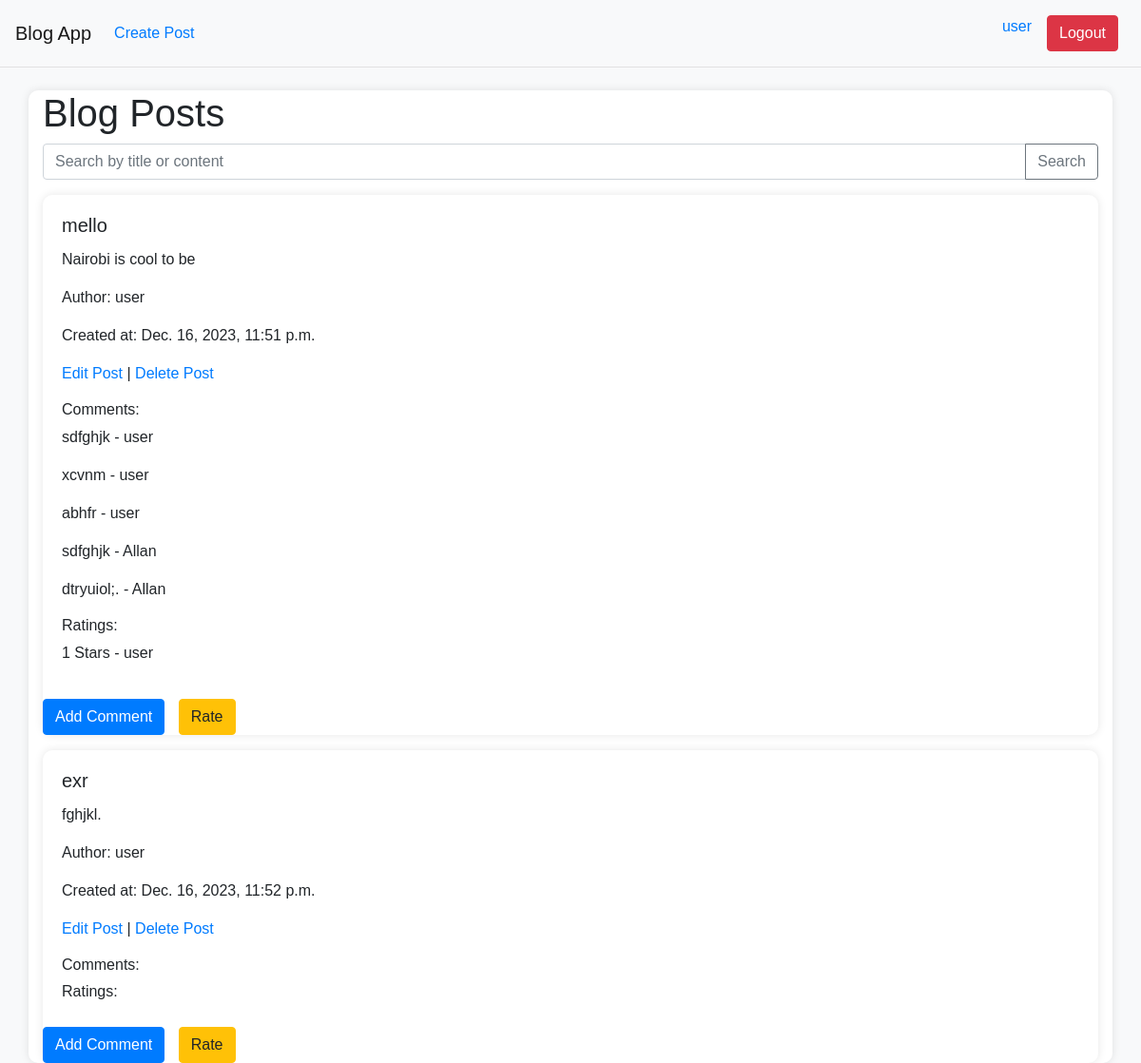
Screenshot of / (signed in) with the database file from the repository.
### blogs/models.py (models this page shows, shortened)
class BlogPost(models.Model):
    title = models.CharField(max_length=200)
    content = models.TextField()
    author = models.ForeignKey(User, on_delete=models.CASCADE)
    created_at = models.DateTimeField(auto_now_add=True)

class Comment(models.Model):
    post = models.ForeignKey(BlogPost, on_delete=models.CASCADE, related_name='comments')
    author = models.ForeignKey(User, on_delete=models.CASCADE)
    text = models.TextField()
    created_at = models.DateTimeField(auto_now_add=True)

class Rating(models.Model):
    post = models.ForeignKey(BlogPost, on_delete=models.CASCADE, related_name='ratings')
    user = models.ForeignKey(User, on_delete=models.CASCADE)
    value = models.IntegerField(choices=[(i, i) for i in range(1, 6)])

### blogs/views.py (the view)
# urls.py: path('', views.post_list, name='post_list'),
@login_required
def post_list(request):
    posts = BlogPost.objects.all()
    paginator = Paginator(posts, 5)  # Show 5 posts per page
    page = request.GET.get('page')
    try:
        posts = paginator.page(page)
    except PageNotAnInteger:
        posts = paginator.page(1)
    except EmptyPage:
        posts = paginator.page(paginator.num_pages)
    return render(request, 'post_list.html', {'posts': posts})

### blogs/templates/post_list.html (shortened to what this page needs)
{% extends 'base.html' %}
{% block content %}
    <h1>Blog Posts</h1>
    <div class="input-group mb-3">
        <input type="text" class="form-control" id="searchInput" placeholder="Search by title or content">
        <div class="input-group-append">
            <button class="btn btn-outline-secondary" type="button" onclick="searchPosts()">Search</button>
        </div>
    </div>
    {% for post in posts %}
        <div class="card mt-3">
            <div class="card-body">
                <h5 class="card-title">{{ post.title }}</h5>
                <p class="card-text">{{ post.content }}</p>
                <p class="card-text">Author: {{ post.author.username }}</p>
                <p class="card-text">Created at: {{ post.created_at }}</p>
                {% if user.is_authenticated and user == post.author %}
                    <p><a href="{% url 'post_edit' post.pk %}">Edit Post</a> | <a href="{% url 'post_delete' post.pk %}">Delete Post</a></p>
                {% endif %}
                <h6>Comments:</h6>
                {% for comment in post.comments.all %}
                    <p>{{ comment.text}} - {{ comment.author.username }}</p>
                {% endfor %}
                <h6>Ratings:</h6>
                {% for rating in post.ratings.all %}
                    <p>{{ rating.value }} Stars - {{ rating.user.username }}</p>
                {% endfor %}
            </div>
            <div style="display: inline-block;">
                <a href="{% url 'add_comment_to_post' post.pk %}">
                  <button type="submit" class="btn btn-primary">Add Comment</button>
                </a>
                <a href="{% url 'rate_post' post.pk %}">
                  <button type="submit" class="btn btn-warning" style="display: inline-block; margin-left: 10px;">Rate</button>
                </a>
            </div>
        </div>
    {% endfor %}
{% endblock %}

### blogs/templates/base.html (shortened to what this page needs)
{% load static%}
<!DOCTYPE html>
<html lang="en">
<head>
    <link rel="stylesheet" href="https://stackpath.bootstrapcdn.com/bootstrap/4.3.1/css/bootstrap.min.css">
    <link rel="stylesheet" href="{% static 'blog/css/style.css' %}">
</head>
<body>
    <nav class="navbar navbar-expand-lg navbar-light bg-light">
        <a class="navbar-brand" href="{% url 'post_list' %}">Blog App</a>
        <div class="collapse navbar-collapse justify-content-between" id="navbarNav">
            <ul class="navbar-nav">
                <li class="nav-item">
                    <a class="nav-link" href="{% url 'post_create' %}">Create Post</a>
                </li>
            </ul>
            <ul class="navbar-nav">
                {% if user.is_authenticated %}
                    <li class="nav-item">
                        <a class="nav-link" href="{% url 'user_profile' user.username %}">{{ user.username }}</a>
                    </li>
                    <li class="nav-item">
                        <a class="nav-link" href="{% url 'user_logout' %}"><button class = "btn btn-danger"> Logout</button></a>
                    </li>
                {% endif %}
            </ul>
        </div>
    </nav>
    <div class="container mt-4">
        {% block content %}
        {% endblock %}
    </div>
</body>
</html>

### blogs/static/blog/css/style.css (style rules this page uses)
body { margin: 0; padding: 0; font-family: 'Arial', sans-serif; background-color: #f8f9fa; }
.container { background-color: #fff; border-radius: 10px; box-shadow: 0 0 10px rgba(0, 0, 0, 0.1); }
.card { border: none; border-radius: 10px; box-shadow: 0 0 10px rgba(0, 0, 0, 0.1); }
.navbar { background-color: #ffffff; border-bottom: 1px solid #e1e1e1; }
.nav-link { color: #007bff !important; }
button { justify-content: center; align-items: center; padding: 0.5rem; background-color: #007bff; color: #fff; border: none; border-radius: 4px; cursor: pointer; transition: background-color 0.3s ease; }

### rows the page displays
BlogPost: title "mello", content "Nairobi is cool to be", author.username "user", created_at "Dec. 16, 2023, 11:51 p.m.", shows "Edit Post"
Comment: text "sdfghjk", author.username "user"
Comment: text "xcvnm", author.username "user"
Comment: text "abhfr", author.username "user"
Comment: text "sdfghjk", author.username "Allan"
Comment: text "dtryuiol;.", author.username "Allan"
Rating: value "1", user.username "user"
BlogPost: title "exr", content "fghjkl.", author.username "user", created_at "Dec. 16, 2023, 11:52 p.m.", shows "Edit Post"

### other values shown
{{ user.username }} "user"
